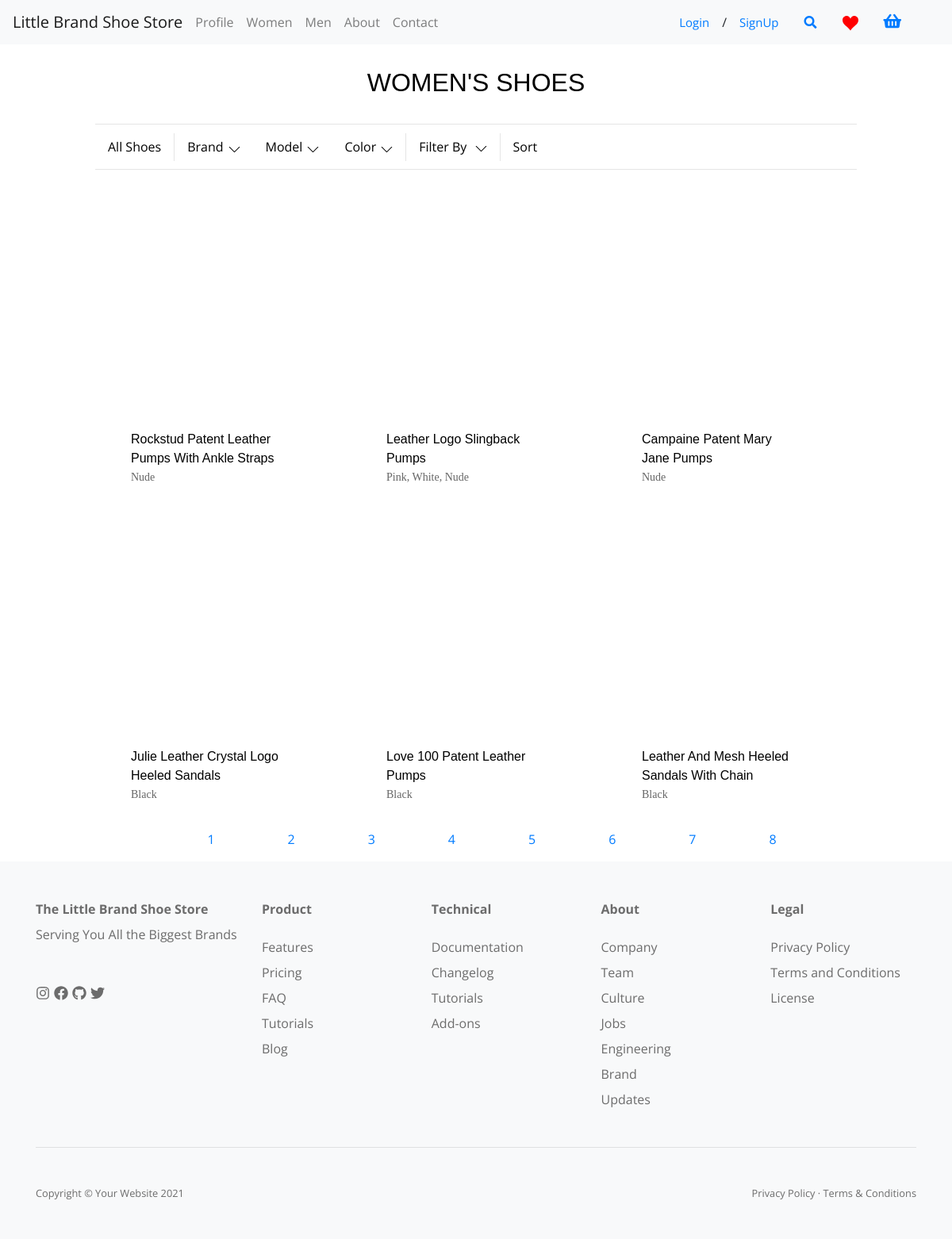
Screenshot of /static/templates/index.php?page=women&pageno=1 (signed in) with the database file from the repository.
### tables this page shows
CREATE TABLE `all_inventory` (
  `Product_ID` int(11) NOT NULL,
  `Product_Old_ID` int(11) NOT NULL,
  `Brand_ID` int(11) NOT NULL,
  `Product_Name` varchar(100) NOT NULL,
  `Product_Description` mediumtext NOT NULL,
  `Product_Color` varchar(50) NOT NULL,
  `Product_Img` mediumtext NOT NULL,
  `Product_Price` decimal(10,0) NOT NULL,
  `Product_Size` int(11) NOT NULL,
  `shoe_type` varchar(20) NOT NULL,
  `made_in` varchar(20) NOT NULL,
  `Heel_Height` varchar(10) NOT NULL,
  `Gender` varchar(10) NOT NULL
);

### static/templates/women.php (the view, shortened to what this page needs)
<!DOCTYPE html>
<html lang="en">
    <head>
        <link rel="stylesheet" href="../styles/mainPages.css">
    </head>
    <body>
        <div class="productPageContainer">
            <h1 class="pageTitleHeader" style="">
                <span class="headerSpan">Women's Shoes</span>
            </h1>
            <div class="div1">
                <form method="post">
                    <div class="div2" style="width:100%;">
                        <div class="dropdown">
                            <button class="dropbtn filterBtn">All Shoes</button>
                        </div>
                        <div class="dropdown" id="brandDropdown">
                            <button class="dropbtn filterBtn">Brand
                                <span class="span1">
                                    <span aria-hidden="true" class="span2" color="black">
                                        <svg viewBox="0 0 129 129">
                                            <path d="M121.3 34.6c-1.6-1.6-4.2-1.6-5.8 0l-51 51.1-51.1-51.1c-1.6-1.6-4.2-1.6-5.8 0-1.6 1.6-1.6 4.2 0 5.8l53.9 53.9c.8.8 1.8 1.2 2.9 1.2 1 0 2.1-.4 2.9-1.2l53.9-53.9c1.7-1.6 1.7-4.2.1-5.8z"></path>
                                        </svg>
                                    </span>
                                </span>
                            </button>
                        </div>
                        <div class="dropdown" id="modelDropdown">
                            <button class="dropbtn filterBtn">Model
                                <span class="span1">
                                    <span aria-hidden="true" class="span2" color="black">
                                        <svg viewBox="0 0 129 129">
                                            <path d="M121.3 34.6c-1.6-1.6-4.2-1.6-5.8 0l-51 51.1-51.1-51.1c-1.6-1.6-4.2-1.6-5.8 0-1.6 1.6-1.6 4.2 0 5.8l53.9 53.9c.8.8 1.8 1.2 2.9 1.2 1 0 2.1-.4 2.9-1.2l53.9-53.9c1.7-1.6 1.7-4.2.1-5.8z"></path>
                                        </svg>
                                    </span>
                                </span>
                            </button>
                        </div>
                        <div class="dropdown" id="colorDropdown">
                            <button class="dropbtn filterBtn">Color
                                <span class="span1">
                                    <span aria-hidden="true" class="span2" color="black">
                                        <svg viewBox="0 0 129 129">
                                            <path d="M121.3 34.6c-1.6-1.6-4.2-1.6-5.8 0l-51 51.1-51.1-51.1c-1.6-1.6-4.2-1.6-5.8 0-1.6 1.6-1.6 4.2 0 5.8l53.9 53.9c.8.8 1.8 1.2 2.9 1.2 1 0 2.1-.4 2.9-1.2l53.9-53.9c1.7-1.6 1.7-4.2.1-5.8z"></path>
                                        </svg>
                                    </span>
                                </span>
                            </button>
                        </div>
                        <div class="dropdown">
                            <button class="dropbtn">Filter By
                                <span class="span1">
                                    <span aria-hidden="true" class="span2" color="black">
                                        <svg viewBox="0 0 129 129">
                                            <path d="M121.3 34.6c-1.6-1.6-4.2-1.6-5.8 0l-51 51.1-51.1-51.1c-1.6-1.6-4.2-1.6-5.8 0-1.6 1.6-1.6 4.2 0 5.8l53.9 53.9c.8.8 1.8 1.2 2.9 1.2 1 0 2.1-.4 2.9-1.2l53.9-53.9c1.7-1.6 1.7-4.2.1-5.8z"></path>
                                        </svg>
                                    </span>
                                </span>
                            </button>
                        </div>
                        <div class="dropdown">
                            <input class="dropbtn filterBtn" type="submit" name="submit" value="Sort"/>
                        </div>
                    </div>
                </form>
            </div>
            <?php
            $offset = 0;
            $page_result = 6;
                if(isset($_POST['submit'])){
                    if(!empty($_POST['model'])){
                        $allSelectedModels = implode("', '", $_POST['model']);
                        $sqlQuery = "SELECT * FROM all_inventory WHERE Gender LIKE 'women' AND Shoe_Type IN('$allSelectedModels') LIMIT $offset, $page_result";
                        displayProducts($dataconnection, $sqlQuery);
                    }
                    elseif(!empty($_POST['color'])){
                        $colorQList=array();
                        foreach($_POST['color'] as $checked){
                            $colorQList[] = "Product_Color LIKE '%".$checked."%'";
                        }
                        $sqlQuery = "SELECT * FROM all_inventory WHERE Gender LIKE 'women' AND ".implode(' OR ', $colorQList);
                        displayProducts($dataconnection, $sqlQuery);
                    }
                    elseif(!empty($_POST['brand'])){
                        $allSelectedBrands = implode(", ", (array)$_POST['brand']);
                        $sqlQuery = "SELECT * FROM all_inventory WHERE Gender LIKE 'women' AND Brand_ID IN('$allSelectedBrands') LIMIT $offset, $page_result";
                        displayProducts($dataconnection, $sqlQuery);
                    }
                    elseif(!empty($_POST['filter'])){
                        foreach($_POST['filter'] as $chosenFilter){
                            $filterBy = $chosenFilter;
                        }
                        switch($filterBy){
                            case 'AZ':
                                $sqlQuery = "SELECT * FROM all_inventory WHERE Gender LIKE 'women' ORDER BY Product_Name ASC LIMIT $offset, $page_result";
                                displayProducts($dataconnection, $sqlQuery);
                            break;
                            case 'ZA':
                                $sqlQuery = "SELECT * FROM all_inventory WHERE Gender LIKE 'women' ORDER BY Product_Name DESC LIMIT $offset, $page_result";
                                displayProducts($dataconnection, $sqlQuery);
                            break;
                            case 'PA':
                                $sqlQuery = "SELECT * FROM all_inventory WHERE Gender LIKE 'women' ORDER BY Product_Price ASC LIMIT $offset, $page_result";
                                displayProducts($dataconnection, $sqlQuery);
                            break;
                            case 'PD':
                                $sqlQuery = "SELECT * FROM all_inventory WHERE Gender LIKE 'women' ORDER BY Product_Price DESC LIMIT $offset, $page_result";
                                displayProducts($dataconnection, $sqlQuery);
                            break;
                        }
                    }
                    else{
                        $sqlQuery = "SELECT * FROM all_inventory WHERE Gender LIKE 'women' LIMIT $offset, $page_result";
                        displayProducts($dataconnection, $sqlQuery);
                    }
                }
                else{
                    $sqlQuery = "SELECT * FROM all_inventory WHERE Gender LIKE 'women' LIMIT $offset, $page_result";
                    displayProducts($dataconnection, $sqlQuery);
                }
                $pagecount = 50;
                $num = $pagecount / $page_result ;
                $pageLinks = '<div class="paging" style=" margin-left: auto; margin-right: auto; width: 80%; text-align: center">';
                $pageLinks .= '<ul class="paging-ul" style="list-style-type: none;">';
                for($i = 1 ; $i <= $num ; $i++)
                {
                     $pageLinks .= '<li style="display: inline; margin: 5%;"><a href="index.php?page=women&pageno='.$i.'">'.$i.'</a></li>';
                }
                $pageLinks .= '</ul>';
                $pageLinks .= '</div>';
                echo $pageLinks;
                function displayProducts($dataconnection, $sqlQuery){
                    $result = mysqli_query($dataconnection, $sqlQuery);
                        $womenDivHTML = '<ul class="productUl" style="width:80%; margin-left:auto; margin-right:auto;">';
                        while($fetch = mysqli_fetch_array($result)){
                            $womenDivHTML .='<li class="productLi" data-object-id="prd-123">';
                            $womenDivHTML .='    <div class="productDiv2">';
                            $womenDivHTML.='        <a class="productA" href="index.php?page=store&inventory=all&item='.$fetch['Product_ID'].'&brandid='.$fetch['Brand_ID'].'">';
                            $womenDivHTML .='            <div class="productDiv3">';
                            $womenDivHTML.='                 <div class="productDiv4">';
                            $womenDivHTML .='                     <img class="productImg" src="'.$fetch['Product_Img'].'" alt="" />';
                            $womenDivHTML.='                  </div>';
                            $womenDivHTML .='             </div>';
                            $womenDivHTML .='             <div class="productDiv5">';
                            $womenDivHTML .='                 <span class="productSpan1">';
                            $womenDivHTML .='                     <span class="">'.$fetch['Product_Name'].'</span>';
                            $womenDivHTML .='                 </span>';
                            $womenDivHTML .='                 <p class="productP">'.$fetch['Product_Color'].'</p>';
                            $womenDivHTML.='              </div>';
                            $womenDivHTML .='         </a>';
                            $womenDivHTML.='     </div>';
                            $womenDivHTML.=' </li>';
                        }
                        $womenDivHTML .= '</ul>';
                        $womenDivHTML .= '</div>';
                        echo $womenDivHTML;
                }
            ?>
    </body>
</html>

### rows the page displays
all_inventory: Product_Name "Rockstud Patent Leather Pumps With Ankle Straps", Product_Color "Nude"
all_inventory: Product_Name "Leather Logo Slingback Pumps", Product_Color "Pink, White, Nude"
all_inventory: Product_Name "Campaine Patent Mary Jane Pumps", Product_Color "Nude"
all_inventory: Product_Name "Julie Leather Crystal Logo Heeled Sandals", Product_Color "Black"
all_inventory: Product_Name "Love 100 Patent Leather Pumps", Product_Color "Black"
all_inventory: Product_Name "Leather And Mesh Heeled Sandals With Chain", Product_Color "Black"
